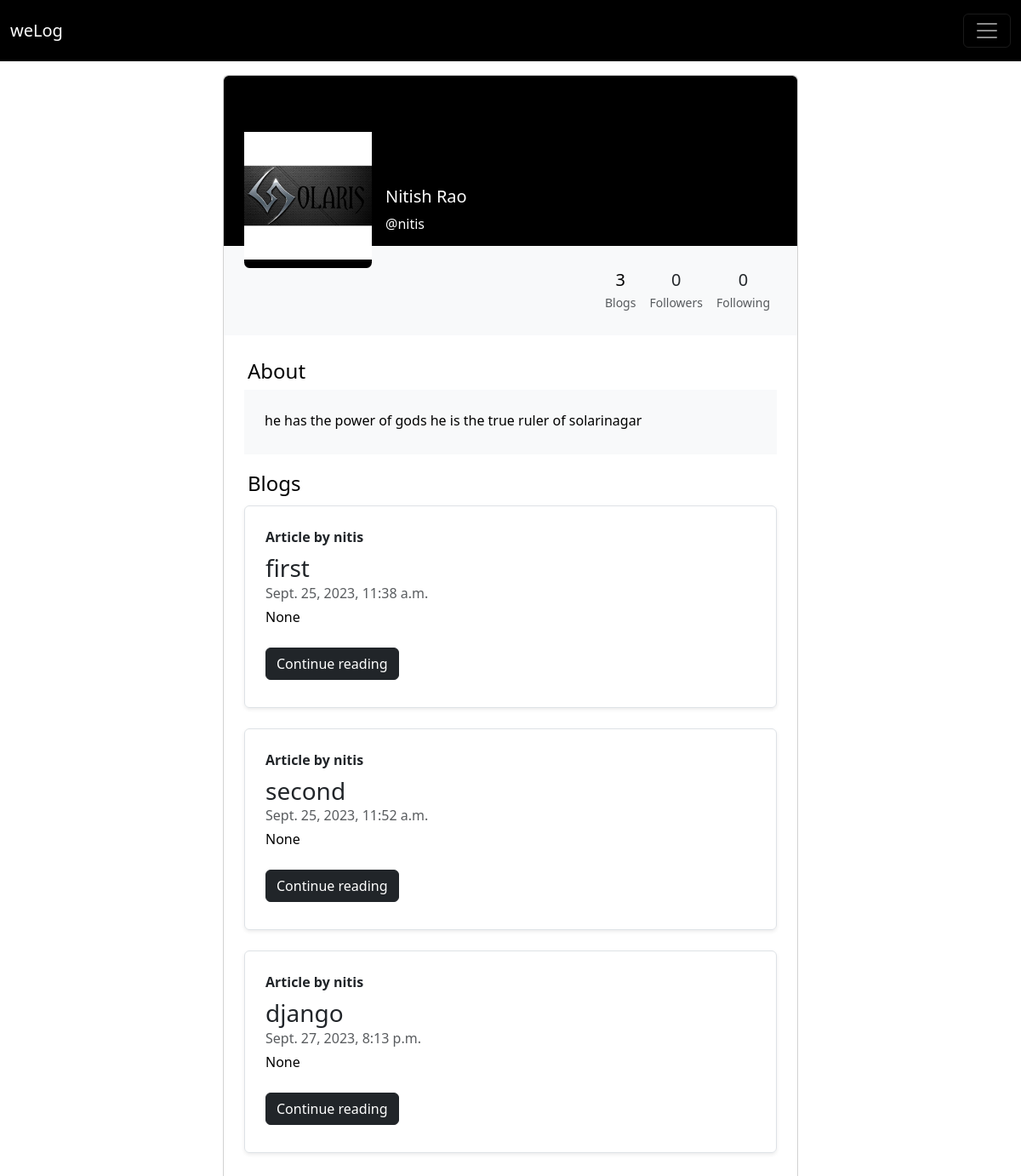
Page /account/nitis on the earlier database version.
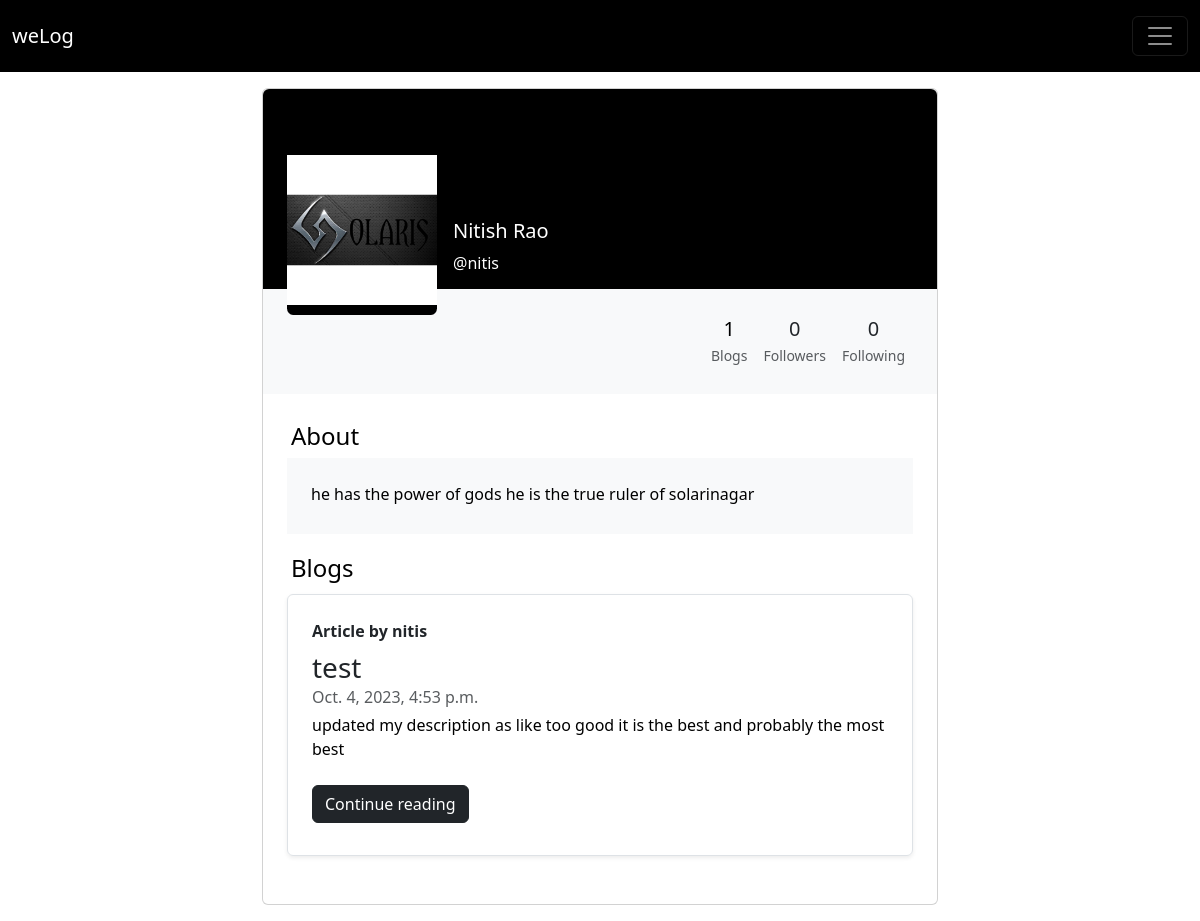
Same page on the later database version.
### home/models.py (models this page shows, shortened)
class UserProfile(models.Model):
    user = models.OneToOneField(User, on_delete=models.CASCADE)
    description = models.TextField(null=True)
    avatar = models.ImageField(upload_to=user_directory_path, null=True, blank=True)
    following = models.ManyToManyField(User, related_name="followers", blank=True, symmetrical=False)
    followers = models.ManyToManyField(User, related_name="following", blank=True, symmetrical=False)

### blog/models.py (models this page shows, shortened)
class Post(models.Model):
    sno = models.AutoField(primary_key=True)
    title = models.CharField(max_length=255)
    content = models.TextField()
    description = models.TextField(null=True, blank=True)
    user = models.ForeignKey(User, on_delete=models.CASCADE)
    slug = models.SlugField(unique=True, null=False)
    timeStamp = models.DateTimeField(default=now, blank=True)
    avatar = models.ImageField(upload_to=post_directory_path, null=True, blank=True)

### home/views.py (the view)
# urls.py: path('account/<str:username>', views.authorProfile, name = "authorProfile"),
def authorProfile(request, username):
    user_ = User.objects.get(username = username)
    if request.user.is_authenticated and request.user == user_:
        return redirect('/you')
    allPosts = Post.objects.filter(user = user_)
    if request.user.is_authenticated:
        profile = UserProfile.objects.get(user = request.user)
        followers = user_.followers.all()
        if profile in followers:
            x = '1'
        else:
            x = '0'
        context = {'x' : x, 'allPosts' : allPosts, 'user_' : user_}
    else:
        context = {'allPosts' : allPosts, 'user_' : user_}
    return render(request, 'account/user_profile.html', context)

### templates/account/user_profile.html (shortened to what this page needs)
{% extends "base.html" %}
{% block body %}
<section class="h-100 gradient-custom-2">
    <div class="container-fluid h-100 my-3" style="max-width : 1500px;">
        <div class="row d-flex justify-content-center align-items-center h-100">
            <div class="col col-lg-9 col-xl-7">
                <div class="card">
                    <div class="rounded-top text-white d-flex flex-row" style="background-color: #000; height:200px;">
                        <div class="ms-4 mt-5 d-flex flex-column" style="width: 150px;">
                            <div class="mt-2 d-flex align-items-center justify-content-center bg-black" style=" z-index: 1; height: 170px !important; width: inherit !important; border-radius: 4%;">
                                {% if user_.userprofile.avatar %}
                                <img src={{user_.userprofile.avatar.url}}
                                    alt="/static/img/user.png" class="img-fluid"
                                    style="z-index: 1; height:inherit !important; width:inherit !important; object-fit: contain !important; border-radius: 4%;">
                                {% else %}
                                <img src="/static/img/user.png"
                                    alt="user" class="img-fluid img-thumbnail"
                                    style="z-index: 1; height:inherit !important; width:inherit !important;">
                                {% endif %}
                            </div>
                        </div>
                        <div class="ms-3" style="margin-top: 130px;">
                            <h5>{{user_.first_name}} {{user_.last_name}}</h5>
                            <p>@{{user_.username}}</p>
                        </div>
                    </div>
                    <div class="p-4 text-black" style="background-color: #f8f9fa;">
                        <div class="d-flex justify-content-end text-center py-1">
                            <div class="mx-2" onclick="location.href='#blogs-section';" role="button">
                                <p class="mb-1 h5">{{user_.post_set.count}}</p>
                                <p class="small text-muted mb-0">Blogs</p>
                            </div>
                            <a href={% url 'accounts' user_.username "followers" %} class="text-decoration-none text-dark mx-2"  role="button">
                                <div>
                                    <p class="mb-1 h5">{{user_.followers.count}}</p>
                                    <p class="small text-muted mb-0">Followers</p>
                                </div>
                            </a>
                            <a href={% url 'accounts' user_.username "following" %} class="text-decoration-none text-dark mx-2"  role="button">
                                <div>
                                    <p class="mb-1 h5">{{user_.following.count}}</p>
                                    <p class="small text-muted mb-0">Following</p>
                                </div>
                            </a>
                        </div>
                    </div>
                    <div class="card-body p-4 text-black">
                        {% if user_.userprofile.description|length < 1 %} {% else %} <div class="mb-3">
                            <p class="lead fw-normal mb-1 fs-4 ps-1">About</p>
                            <div class="p-4 text-break" style="background-color: #f8f9fa;">
                                <p class="font-italic mb-1">{{user_.userprofile.description}}</p>
                            </div>
                    </div>
                    {% endif %}
                    {% if allPosts.count < 1 %} {% else %} <div
                        class="d-flex justify-content-between align-items-center mb-1 px-1">
                        <p class="lead fw-normal fs-4 mb-0" id="blogs-section">Blogs</p>
                </div>
                {% endif %}
                {% for post in allPosts %}
                <div
                    class="row g-0 border rounded overflow-hidden flex-md-row mt-2 mb-4 shadow-sm h-md-250 position-relative">
                    <div class="col p-4 d-flex flex-column position-static">
                        <strong class="d-inline-block mb-2 text-dark">Article by {{user_.username}}</strong>
                        <h3 class="mb-0"><a class="text-decoration-none text-dark"
                                href="/blog/{{post.slug}}">{{post.title}}</a></h3>
                        <div class="mb-1 text-muted">{{post.timeStamp}}</div>
                        <p class="card-text mb-auto">
                        <div class="preview">{{post.description|truncatechars:500}}</div>
                        </p>
                        <div class="my-2">
                            <a href={% url 'blogPost' post.slug %} role="button" class="btn btn-dark">Continue
                                reading</a>
                        </div>
                    </div>
                </div>
                {% endfor %}
            </div>
        </div>
    </div>
    </div>
    </div>
</section>
{% endblock body %}

### templates/base.html (shortened to what this page needs)
<!doctype html>
<html lang="en">
    <head>
        <link href="https://cdn.jsdelivr.net/npm/bootstrap@5.3.2/dist/css/bootstrap.min.css" rel="stylesheet"
>
            <link rel="stylesheet" href="https://cdnjs.cloudflare.com/ajax/libs/font-awesome/6.4.0/css/all.min.css"
/>
    </head>
    <body>
        <nav class="navbar navbar-expand-xxl sticky-top navbar-dark bg-black py-3">
            <div class="container-fluid">
                <a class="navbar-brand" href={% url 'home' %}>weLog</a>
                <button class="navbar-toggler" type="button" data-bs-toggle="collapse"
                    data-bs-target="#navbarSupportedContent" aria-controls="navbarSupportedContent"
                    aria-expanded="false" aria-label="Toggle navigation">
                    <span class="navbar-toggler-icon"></span>
                </button>
            </div>
        </nav>
        {% block body %}
        {% endblock body %}
    </body>
</html>

Differences in the rows shown:
removed Post: {{ user_.username }} "nitis", title "first", timeStamp "Sept. 25, 2023, 11:38 a.m.", description "None"
removed Post: {{ user_.username }} "nitis", title "second", timeStamp "Sept. 25, 2023, 11:52 a.m.", description "None"
removed Post: {{ user_.username }} "nitis", title "django", timeStamp "Sept. 27, 2023, 8:13 p.m.", description "None"
added Post: {{ user_.username }} "nitis", title "test", timeStamp "Oct. 4, 2023, 4:53 p.m.", description "updated my description as like too good it is the best and probably the most best"
Other differences:
{{ user_.post_set.count }}: "3" → "1"
